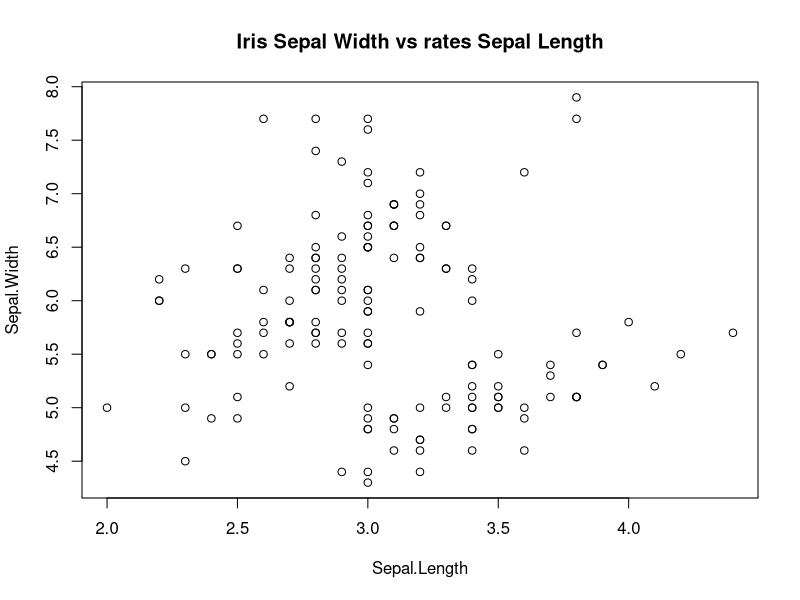
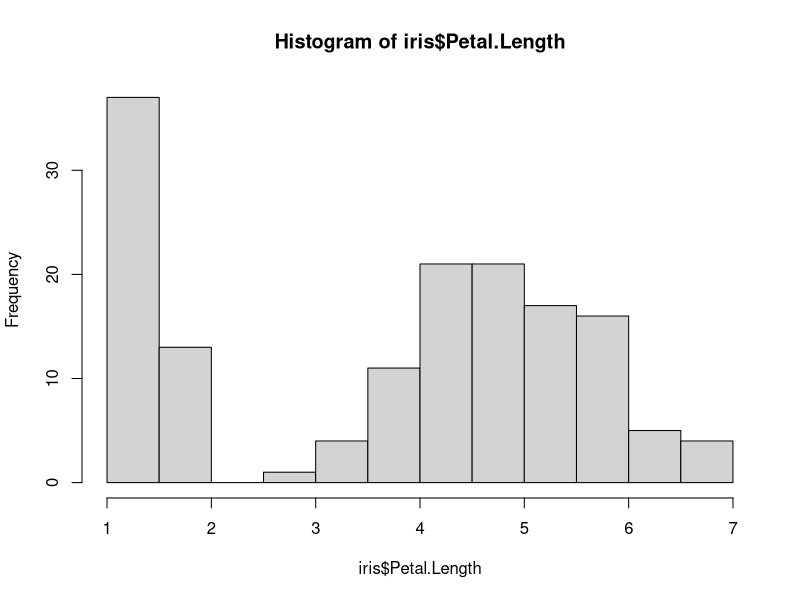
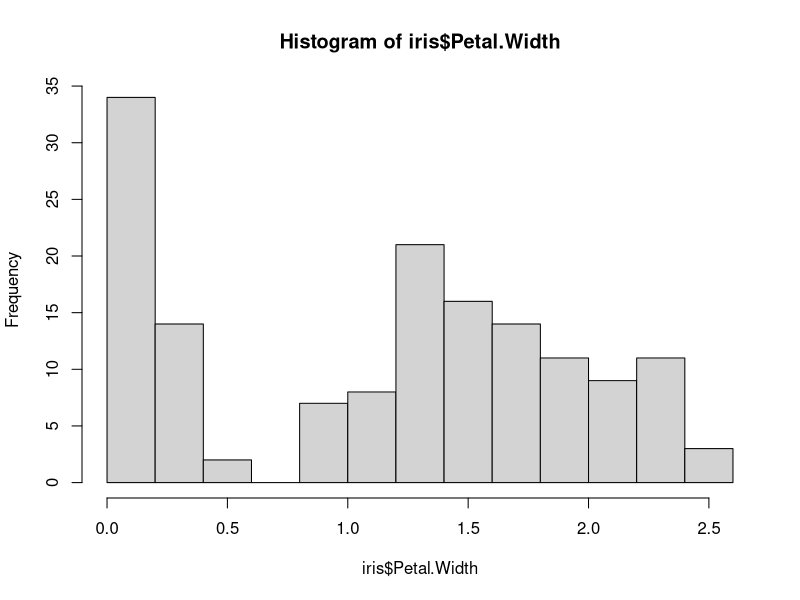
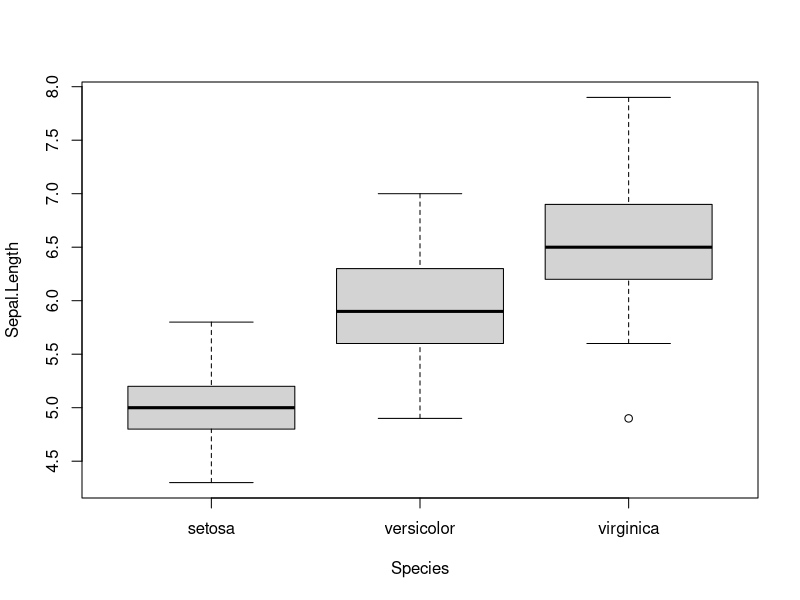
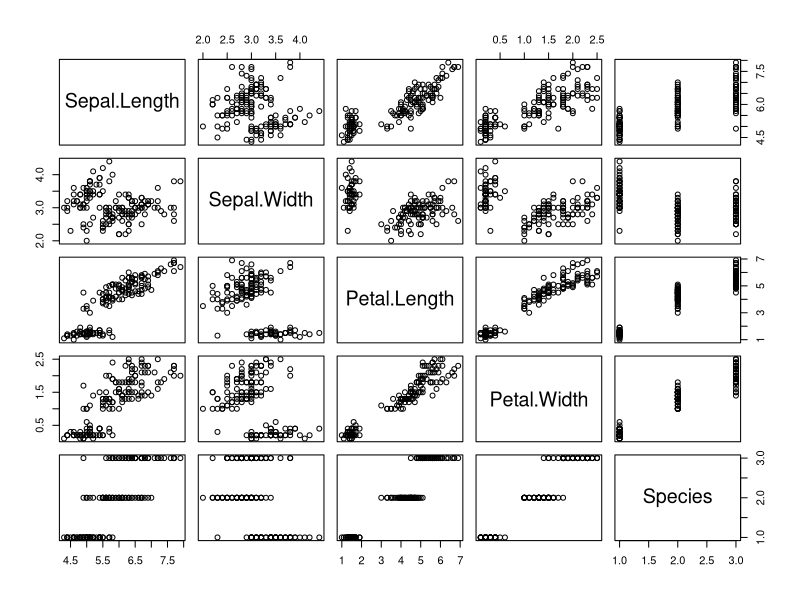
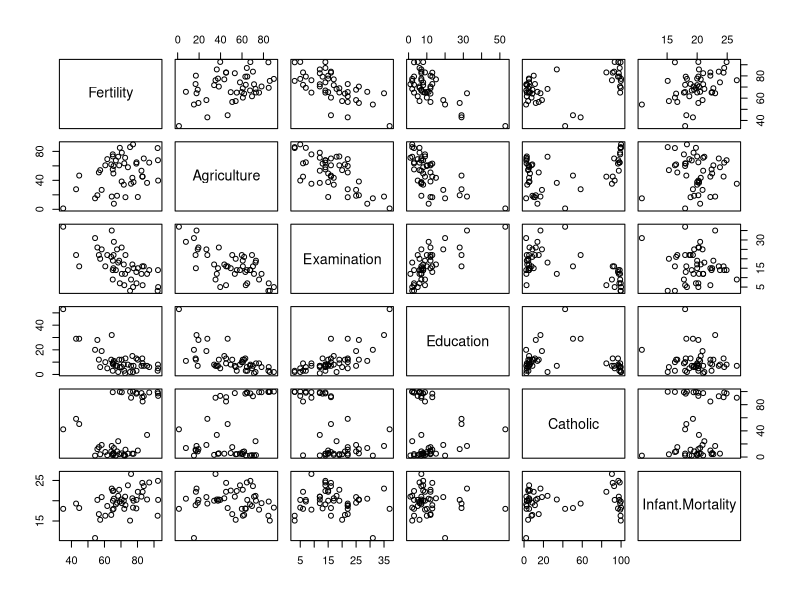
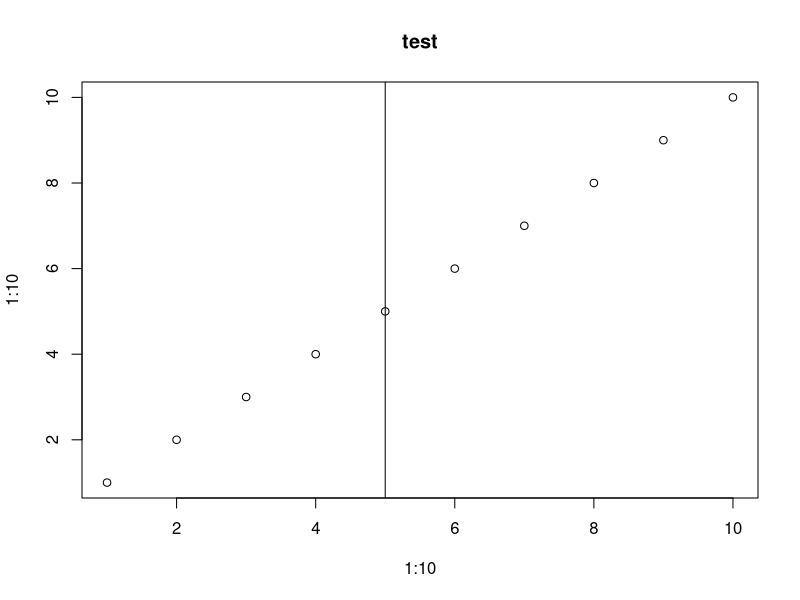

Recreate these plots in R, in order.
## ---- chunk 1
knitr::opts_chunk$set(echo = TRUE)
## ---- chunk 2
# Sum up two vectors
c(10,20,30) + c(1,2,3)

#Recycle Vectors: Reuse the first element in the vector if the last element in the vector is "used"
c(10,20,30) + 1:6


# Access elements of a vector with a logical vector.
v.age <- c(15, 17, 34, 6, 101)
v.age.true <- v.age[c(FALSE,TRUE,TRUE,TRUE,FALSE)]
v.age.true 

## ---- chunk 3
# create a matrices with matrix()
Mat_1 <- matrix(data = 0:5, ncol = 3) 
Mat_1


Mat_2 <- matrix(data = 10:15, ncol = 3) 
Mat_2


# sum or multiply matrices
Mat_1 + Mat_2
## ---- chunk 4

Mat_1[1,2]

#By omitting one dimension we get the entire row, respectively the entire column.
Mat_1[2, ]

Mat_1[ , 2:3]

## ---- chunk 5
## creating a data frame
v.participant.name <- c("Max", "Tony Müller", "Andreas", "Ramona", "Nick Q.")
v.age <- c(17, 23, 45, 11, 44)
v.minor.YES <- c(TRUE, FALSE, FALSE, TRUE, FALSE)
##
d.test <- data.frame(v.participant.name, v.age, v.minor.YES)
d.test
## ---- chunk 6
str(iris)

dim(iris)

ncol(iris) #

nrow(iris) #

summary(iris)

table(iris[, "Species"])


head(iris)

## ---- chunk 7
plot(y = iris$Sepal.Length, 
     x = iris$Sepal.Width,
     main = "Iris Sepal Width vs rates Sepal Length",
     xlab = "Sepal.Length",
     ylab = "Sepal.Width" )
## ---- chunk 8
hist(x = iris$Petal.Length)
hist(x = iris$Petal.Width)
## ---- chunk 9
boxplot(Sepal.Length ~ Species, data = iris)
## ---- chunk 10
pairs(iris)
pairs(swiss)

## ---- chunk 11
## device control functions
pdf(file = "./Testing_ThePdfFunction.pdf")
plot(1:10, 1:10, main = "test")
abline(v = 5)
dev.off()
## remember...the working directory
getwd()
